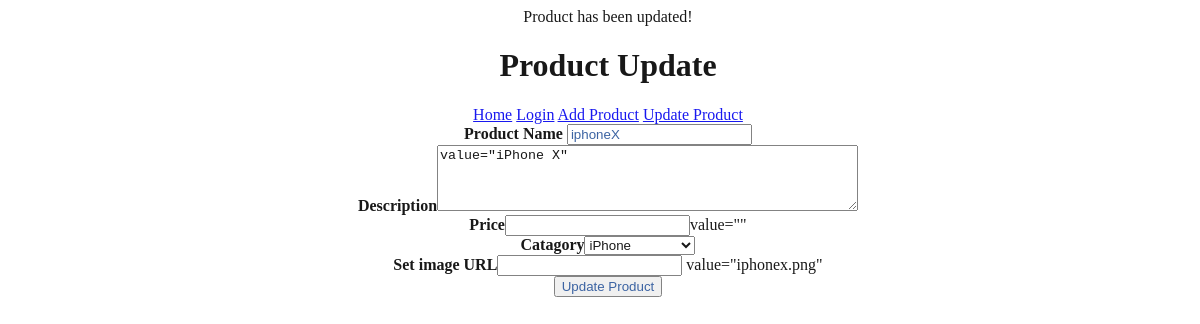
Screenshot of /updateProduct.php?productId=1 with the database file from the repository.
### tables this page shows
CREATE TABLE IF NOT EXISTS `cellstore_product` (
   `productId` int(11) NOT NULL,
   `price` float NOT NULL,
  `productName` varchar(25) NOT NULL,
  `productDescription` varchar(500) NOT NULL,
  `productImage` varchar(500) NOT NULL,
  `catId` int(11) NOT NULL
);

CREATE TABLE IF NOT EXISTS `cellstore_category` (
  `catId` int(11) NOT NULL,
  `catName` varchar(25) NOT NULL,
  `catDescription` varchar(255) NOT NULL
);

### updateProduct.php (the view, shortened to what this page needs)
<?php
	$conn = getDatabaseConnection("store");
    if(isset($_GET['productId'])){
        $product = getProductInfo();
    }
  function getCategories($catId)
    {
        global $conn;
        $sql = "SELECT catId, catName FROM cellstore_category ORDER BY catName";
        $statement = $conn->prepare($sql);
        $statement->execute();
        $records = $statement->fetchAll(PDO::FETCH_ASSOC);
        foreach($records as $record){
            echo "<option ";
            echo ($record["catId"] == $catId)? "selected": "";
            echo " value = '" .$record["catId"]."'>".$record['catName']."</option>";
        }
    }
    function getProductInfo()
    {
        global $conn;
        $sql = "SELECT * FROM cellstore_product WHERE productId = ". $_GET['productId'];
        $statement = $conn->prepare($sql);
        $statement->execute();
        $record = $statement->fetch(PDO::FETCH_ASSOC);
        return $record;
    }
?>
<!DOCTYPE html>
<html>
    <head>
        <link href="css/styles.css" rel="stylesheet" type="text/css" />
    </head>
    <body>
    <h1>Product Update </h1>
        <a href="index.php">Home</a>
        <a href="login.php">Login</a>
        <a href="addProduct.php">Add Product</a>
        <a href="updateProduct.php">Update Product</a>
    <form>
        <strong>Product Name</strong> <input = "text" class="form-control" value="<?=$product['productName']?>" name= "productName"><br>
        <strong>Description</strong><textarea name="productDescription" class="form-control" cols=50 rows = 4>value="<?=$product['productDescription']?>" </textarea><br>
        <strong>Price</strong><input type="text" class="form-control" name="unitPrice">value="<?=$product['unitPrice']?>" <br>
        <strong>Catagory</strong><select name="catId" class="form-control">
            <?php getCategories($product['catId']); ?>
        </select><br />
        <strong>Set image URL</strong><input type="text" name="productImage" class="form-control"> value="<?=$product['productImage']?>" <br>
        <input type="submit" name="submitProduct" class="btn bnt-primary" value="Update Product">
    </form>
    </body>
</html>

### css/styles.css (style rules this page uses)
body { opacity:0.9; width:100%; text-align:center; color:black; }
input { color: #275399; }

### rows the page displays
cellstore_product: productName "iphoneX", productDescription "value=\"iPhone X\"", catId "iPhone", productImage "iphonex.png"
